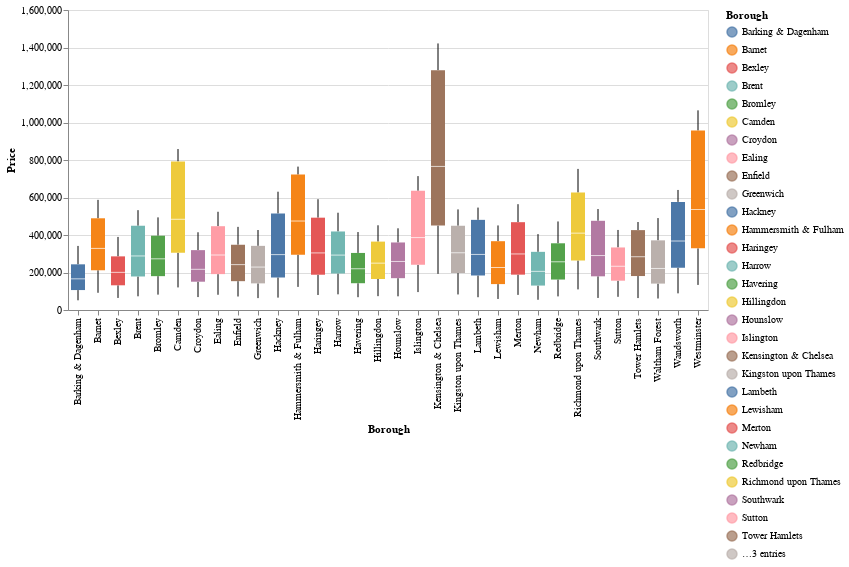

Source (notebook cell):
### Code cell
#I am also curious to check with boxplot

source = check

alt.Chart(source).mark_boxplot().encode(
    x='Borough',
    y='Price',
    color='Borough',
    tooltip='Borough'
)

### Figure 1 — Vega-Lite specification as saved in the notebook (floating-point values rounded to 4 significant figures; data arrays with more than 128 entries replaced by an {"elided": "..."} marker saying what was removed)
{"config": {"view": {"continuousWidth": 400, "continuousHeight": 300}}, "data": {"name": "data-447eede313b73d8f3d885d9dd105ea50"}, "mark": "boxplot", "encoding": {"color": {"type": "nominal", "field": "Borough"}, "tooltip": {"type": "nominal", "field": "Borough"}, "x": {"type": "nominal", "field": "Borough"}, "y": {"type": "quantitative", "field": "Price"}}, "$schema": "https://vega.github.io/schema/vega-lite/v4.0.0.json", "datasets": {"data-447eede313b73d8f3d885d9dd105ea50": {"elided": "896 records"}}}
